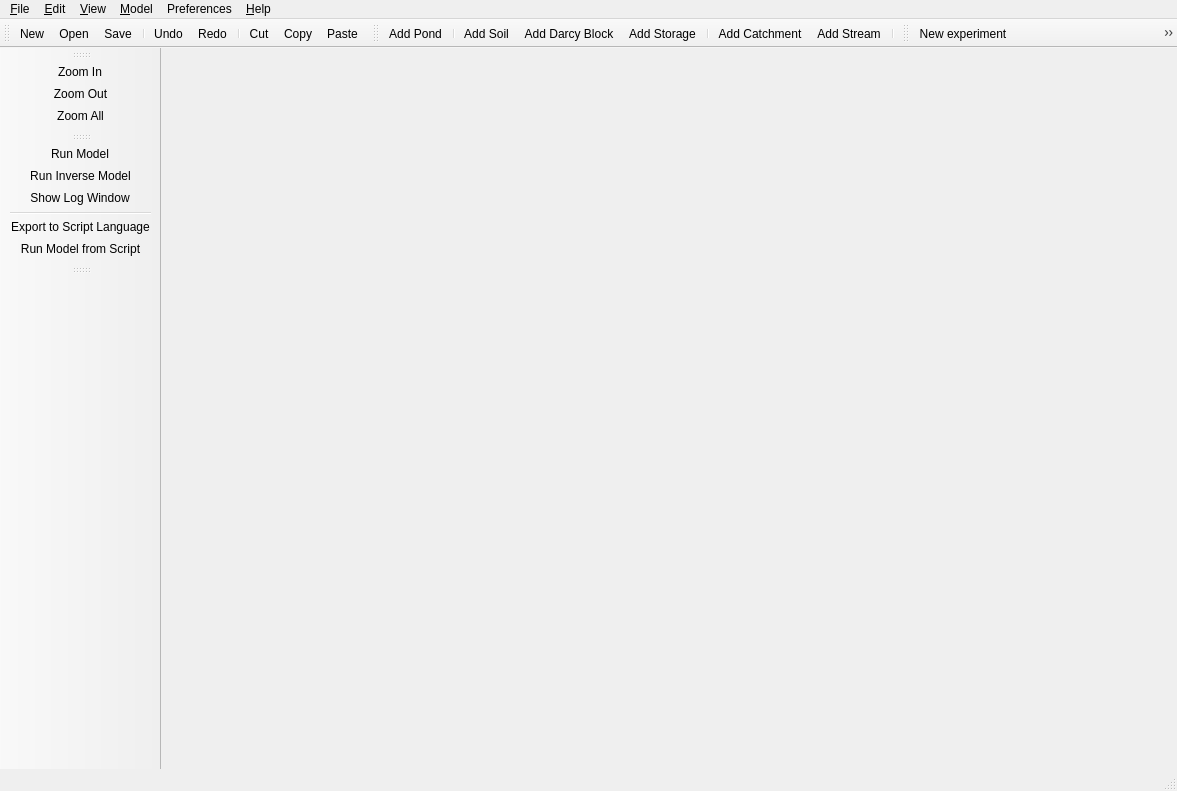
<?xml version="1.0" encoding="UTF-8"?>
<ui version="4.0">
 <class>MainWindow</class>
 <widget class="QMainWindow" name="MainWindow">
  <property name="windowModality">
   <enum>Qt::NonModal</enum>
  </property>
  <property name="geometry">
   <rect>
    <x>0</x>
    <y>0</y>
    <width>1177</width>
    <height>791</height>
   </rect>
  </property>
  <property name="sizePolicy">
   <sizepolicy hsizetype="Expanding" vsizetype="Expanding">
    <horstretch>0</horstretch>
    <verstretch>0</verstretch>
   </sizepolicy>
  </property>
  <property name="mouseTracking">
   <bool>true</bool>
  </property>
  <property name="windowTitle">
   <string>Green Infrastructure Flexible Model (GIFMod)</string>
  </property>
  <property name="windowIcon">
   <iconset>
    <normaloff>Icons/GIFMod.ico</normaloff>Icons/GIFMod.ico</iconset>
  </property>
  <property name="windowOpacity">
   <double>1.000000000000000</double>
  </property>
  <property name="toolTipDuration">
   <number>1</number>
  </property>
  <property name="iconSize">
   <size>
    <width>30</width>
    <height>30</height>
   </size>
  </property>
  <property name="documentMode">
   <bool>false</bool>
  </property>
  <property name="tabShape">
   <enum>QTabWidget::Rounded</enum>
  </property>
  <property name="unifiedTitleAndToolBarOnMac">
   <bool>false</bool>
  </property>
  <widget class="QWidget" name="centralWidget"/>
  <widget class="QMenuBar" name="menuBar">
   <property name="geometry">
    <rect>
     <x>0</x>
     <y>0</y>
     <width>1177</width>
     <height>21</height>
    </rect>
   </property>
   <widget class="QMenu" name="menu_File">
    <property name="title">
     <string>&amp;File</string>
    </property>
    <addaction name="action_New"/>
    <addaction name="action_Open"/>
    <addaction name="action_Save"/>
    <addaction name="actionSave_As"/>
    <addaction name="separator"/>
    <addaction name="actionClear_Reaction_Network"/>
    <addaction name="actionLoad_Reaction_Network"/>
    <addaction name="actionSave_Reaction_Network"/>
    <addaction name="separator"/>
    <addaction name="actionE_xit"/>
   </widget>
   <widget class="QMenu" name="menu_Help">
    <property name="title">
     <string>&amp;Help</string>
    </property>
    <addaction name="actionContact_Us"/>
    <addaction name="actionAbout"/>
   </widget>
   <widget class="QMenu" name="menu_Edit">
    <property name="title">
     <string>&amp;Edit</string>
    </property>
    <addaction name="action_Undo"/>
    <addaction name="action_Redo"/>
    <addaction name="separator"/>
    <addaction name="actionSelect_All"/>
    <addaction name="separator"/>
    <addaction name="action_Cut"/>
    <addaction name="action_Copy"/>
    <addaction name="action_Paste"/>
   </widget>
   <widget class="QMenu" name="menu_Window">
    <property name="title">
     <string>&amp;View</string>
    </property>
    <addaction name="actionZoom_In"/>
    <addaction name="actionZoom_Out"/>
    <addaction name="actionZoom_All"/>
    <addaction name="separator"/>
    <addaction name="action_Select"/>
    <addaction name="action_Pan"/>
    <addaction name="separator"/>
    <addaction name="actionlogWindow"/>
   </widget>
   <widget class="QMenu" name="menu_Model">
    <property name="title">
     <string>&amp;Model</string>
    </property>
    <widget class="QMenu" name="menuAdd_Block">
     <property name="title">
      <string>Block</string>
     </property>
     <addaction name="actionAdd_Pond"/>
     <addaction name="actionAdd_Soil"/>
     <addaction name="actionAdd_Catchment_Area"/>
     <addaction name="actionAdd_Darcy_Block"/>
     <addaction name="actionAdd_Stora_ge"/>
     <addaction name="actionAdd_St_ream"/>
    </widget>
    <addaction name="menuAdd_Block"/>
    <addaction name="actionReactions"/>
    <addaction name="separator"/>
    <addaction name="actionRun_Model"/>
    <addaction name="actionExport_to_Script_Language"/>
   </widget>
   <widget class="QMenu" name="menuPreferences">
    <property name="title">
     <string>Preferences</string>
    </property>
    <addaction name="actionProjectSetting"/>
    <addaction name="actionClimateSetting"/>
    <addaction name="actionSolverSetting"/>
   </widget>
   <addaction name="menu_File"/>
   <addaction name="menu_Edit"/>
   <addaction name="menu_Window"/>
   <addaction name="menu_Model"/>
   <addaction name="menuPreferences"/>
   <addaction name="menu_Help"/>
  </widget>
  <widget class="QToolBar" name="mainToolBar">
   <property name="mouseTracking">
    <bool>true</bool>
   </property>
   <property name="windowOpacity">
    <double>1.000000000000000</double>
   </property>
   <attribute name="toolBarArea">
    <enum>TopToolBarArea</enum>
   </attribute>
   <attribute name="toolBarBreak">
    <bool>false</bool>
   </attribute>
   <addaction name="action_New"/>
   <addaction name="action_Open"/>
   <addaction name="action_Save"/>
   <addaction name="separator"/>
   <addaction name="action_Undo"/>
   <addaction name="action_Redo"/>
   <addaction name="separator"/>
   <addaction name="action_Cut"/>
   <addaction name="action_Copy"/>
   <addaction name="action_Paste"/>
  </widget>
  <widget class="QStatusBar" name="statusBar"/>
  <widget class="QToolBar" name="toolBar">
   <property name="windowTitle">
    <string>toolBar</string>
   </property>
   <attribute name="toolBarArea">
    <enum>TopToolBarArea</enum>
   </attribute>
   <attribute name="toolBarBreak">
    <bool>false</bool>
   </attribute>
   <addaction name="actionAdd_Pond"/>
   <addaction name="separator"/>
   <addaction name="actionAdd_Soil"/>
   <addaction name="actionAdd_Darcy_Block"/>
   <addaction name="actionAdd_Stora_ge"/>
   <addaction name="separator"/>
   <addaction name="actionAdd_Catchment_Area"/>
   <addaction name="actionAdd_St_ream"/>
   <addaction name="separator"/>
  </widget>
  <widget class="QToolBar" name="toolBar_2">
   <property name="windowTitle">
    <string>toolBar_2</string>
   </property>
   <attribute name="toolBarArea">
    <enum>LeftToolBarArea</enum>
   </attribute>
   <attribute name="toolBarBreak">
    <bool>false</bool>
   </attribute>
   <addaction name="actionZoom_In"/>
   <addaction name="actionZoom_Out"/>
   <addaction name="actionZoom_All"/>
  </widget>
  <widget class="QToolBar" name="toolBar_4">
   <property name="enabled">
    <bool>true</bool>
   </property>
   <property name="windowTitle">
    <string>toolBar_4</string>
   </property>
   <attribute name="toolBarArea">
    <enum>LeftToolBarArea</enum>
   </attribute>
   <attribute name="toolBarBreak">
    <bool>false</bool>
   </attribute>
   <addaction name="actionRun_Model"/>
   <addaction name="actionRun_Inverse_Model"/>
   <addaction name="actionlogWindow"/>
   <addaction name="separator"/>
   <addaction name="actionExport_to_Script_Language"/>
   <addaction name="actionRun_Model_from_Script"/>
  </widget>
  <widget class="QToolBar" name="experimentsToolbar">
   <property name="windowTitle">
    <string>experimentsToolbar</string>
   </property>
   <attribute name="toolBarArea">
    <enum>TopToolBarArea</enum>
   </attribute>
   <attribute name="toolBarBreak">
    <bool>false</bool>
   </attribute>
   <addaction name="actionNewExperiment"/>
   <addaction name="actionCopyFromCurrentExperiment"/>
   <addaction name="separator"/>
  </widget>
  <widget class="QToolBar" name="toolBar_3">
   <property name="windowTitle">
    <string>toolBar_3</string>
   </property>
   <attribute name="toolBarArea">
    <enum>LeftToolBarArea</enum>
   </attribute>
   <attribute name="toolBarBreak">
    <bool>false</bool>
   </attribute>
  </widget>
  <action name="action_New">
   <property name="icon">
    <iconset>
     <normaloff>Icons/Document-Blank-icon.png</normaloff>Icons/Document-Blank-icon.png</iconset>
   </property>
   <property name="text">
    <string>&amp;New</string>
   </property>
  </action>
  <action name="action_Open">
   <property name="icon">
    <iconset>
     <normaloff>Icons/open.png</normaloff>
     <normalon>Icons/open.ico</normalon>Icons/open.png</iconset>
   </property>
   <property name="text">
    <string>&amp;Open</string>
   </property>
   <property name="shortcut">
    <string>Ctrl+O</string>
   </property>
  </action>
  <action name="action_Save">
   <property name="icon">
    <iconset>
     <normaloff>Icons/Save.png</normaloff>Icons/Save.png</iconset>
   </property>
   <property name="text">
    <string>&amp;Save</string>
   </property>
   <property name="shortcut">
    <string>Ctrl+S</string>
   </property>
  </action>
  <action name="actionSave_As">
   <property name="text">
    <string>Save &amp;As</string>
   </property>
  </action>
  <action name="actionE_xit">
   <property name="text">
    <string>E&amp;xit</string>
   </property>
  </action>
  <action name="action_Undo">
   <property name="icon">
    <iconset>
     <normaloff>Icons/undo.png</normaloff>Icons/undo.png</iconset>
   </property>
   <property name="text">
    <string>&amp;Undo</string>
   </property>
   <property name="shortcut">
    <string>Ctrl+Z</string>
   </property>
  </action>
  <action name="action_Redo">
   <property name="icon">
    <iconset>
     <normaloff>Icons/1439255778_Redo.png</normaloff>Icons/1439255778_Redo.png</iconset>
   </property>
   <property name="text">
    <string>&amp;Redo</string>
   </property>
  </action>
  <action name="action_Cut">
   <property name="icon">
    <iconset>
     <normaloff>Icons/cut-icon.png</normaloff>Icons/cut-icon.png</iconset>
   </property>
   <property name="text">
    <string>C&amp;ut</string>
   </property>
  </action>
  <action name="action_Copy">
   <property name="icon">
    <iconset>
     <normaloff>Icons/copy.png</normaloff>Icons/copy.png</iconset>
   </property>
   <property name="text">
    <string>&amp;Copy</string>
   </property>
   <property name="shortcut">
    <string>Ctrl+C</string>
   </property>
  </action>
  <action name="action_Paste">
   <property name="icon">
    <iconset>
     <normaloff>Icons/Paste.png</normaloff>Icons/Paste.png</iconset>
   </property>
   <property name="text">
    <string>&amp;Paste</string>
   </property>
   <property name="shortcut">
    <string>Ctrl+V</string>
   </property>
  </action>
  <action name="action_Select">
   <property name="checkable">
    <bool>true</bool>
   </property>
   <property name="checked">
    <bool>true</bool>
   </property>
   <property name="icon">
    <iconset>
     <normaloff>Icons/arrow.png</normaloff>Icons/arrow.png</iconset>
   </property>
   <property name="text">
    <string>&amp;Select</string>
   </property>
  </action>
  <action name="actionSelect_All">
   <property name="text">
    <string>Select &amp;All</string>
   </property>
  </action>
  <action name="actionZoom_In">
   <property name="icon">
    <iconset>
     <normaloff>Icons/zoom_in.png</normaloff>Icons/zoom_in.png</iconset>
   </property>
   <property name="text">
    <string>Zoom &amp;In</string>
   </property>
  </action>
  <action name="actionZoom_Out">
   <property name="icon">
    <iconset>
     <normaloff>Icons/zoom_out.png</normaloff>Icons/zoom_out.png</iconset>
   </property>
   <property name="text">
    <string>Zoom &amp;Out</string>
   </property>
  </action>
  <action name="action_Pan">
   <property name="checkable">
    <bool>true</bool>
   </property>
   <property name="icon">
    <iconset>
     <normaloff>Icons/pan-icon.gif</normaloff>Icons/pan-icon.gif</iconset>
   </property>
   <property name="text">
    <string>&amp;Pan</string>
   </property>
  </action>
  <action name="actionContact_Us">
   <property name="text">
    <string>Contact &amp;Us</string>
   </property>
  </action>
  <action name="actionAdd_Pond">
   <property name="icon">
    <iconset>
     <normaloff>Icons/Pond.png</normaloff>Icons/Pond.png</iconset>
   </property>
   <property name="text">
    <string>Add &amp;Pond</string>
   </property>
  </action>
  <action name="actionAdd_Soil">
   <property name="icon">
    <iconset>
     <normaloff>Icons/isometric_sand_block_icon__hd__by_memoryleakxxx-d8e3mwa.png</normaloff>Icons/isometric_sand_block_icon__hd__by_memoryleakxxx-d8e3mwa.png</iconset>
   </property>
   <property name="text">
    <string>Add &amp;Soil</string>
   </property>
  </action>
  <action name="actionAdd_Connector">
   <property name="checkable">
    <bool>true</bool>
   </property>
   <property name="icon">
    <iconset>
     <normaloff>Icons/draw-connector.png</normaloff>Icons/draw-connector.png</iconset>
   </property>
   <property name="text">
    <string>Interface</string>
   </property>
  </action>
  <action name="actionZoom_All">
   <property name="icon">
    <iconset>
     <normaloff>Icons/Full_screen_view.png</normaloff>Icons/Full_screen_view.png</iconset>
   </property>
   <property name="text">
    <string>Zoom &amp;All</string>
   </property>
  </action>
  <action name="actionlogWindow">
   <property name="checkable">
    <bool>true</bool>
   </property>
   <property name="icon">
    <iconset>
     <normaloff>Icons/log_icon.png</normaloff>Icons/log_icon.png</iconset>
   </property>
   <property name="text">
    <string>Show Log Window</string>
   </property>
   <property name="shortcut">
    <string>Ctrl+L</string>
   </property>
  </action>
  <action name="actionAdd_Catchment_Area">
   <property name="icon">
    <iconset>
     <normaloff>Icons/catchment.png</normaloff>Icons/catchment.png</iconset>
   </property>
   <property name="text">
    <string>Add Catchment</string>
   </property>
  </action>
  <action name="actionAdd_Darcy_Block">
   <property name="icon">
    <iconset>
     <normaloff>Icons/Darcy.png</normaloff>Icons/Darcy.png</iconset>
   </property>
   <property name="text">
    <string>Add &amp;Darcy Block</string>
   </property>
  </action>
  <action name="actionAdd_Stora_ge">
   <property name="icon">
    <iconset>
     <normaloff>Icons/Storage.png</normaloff>Icons/Storage.png</iconset>
   </property>
   <property name="text">
    <string>Add Stora&amp;ge</string>
   </property>
  </action>
  <action name="actionAdd_St_ream">
   <property name="icon">
    <iconset>
     <normaloff>Icons/Stream.png</normaloff>Icons/Stream.png</iconset>
   </property>
   <property name="text">
    <string>Add St&amp;ream</string>
   </property>
  </action>
  <action name="actionDeterministic">
   <property name="text">
    <string>Deterministic</string>
   </property>
  </action>
  <action name="actionBayesian">
   <property name="text">
    <string>Bayesian</string>
   </property>
  </action>
  <action name="actionSoil">
   <property name="text">
    <string>Soil</string>
   </property>
  </action>
  <action name="actionDarcy">
   <property name="text">
    <string>Darcy</string>
   </property>
  </action>
  <action name="actionStream">
   <property name="text">
    <string>Stream</string>
   </property>
  </action>
  <action name="actionSoil_2">
   <property name="text">
    <string>Soil</string>
   </property>
  </action>
  <action name="actionDarcy_2">
   <property name="text">
    <string>Darcy</string>
   </property>
  </action>
  <action name="actionCatchment_2">
   <property name="text">
    <string>Catchment</string>
   </property>
  </action>
  <action name="actionStream_2">
   <property name="text">
    <string>Stream</string>
   </property>
  </action>
  <action name="actionSolverSetting">
   <property name="text">
    <string>&amp;Solver setting</string>
   </property>
  </action>
  <action name="actionParticulate_Phase">
   <property name="text">
    <string>Particulate Phase</string>
   </property>
  </action>
  <action name="actionConstituents">
   <property name="text">
    <string>Constituents</string>
   </property>
  </action>
  <action name="actionReactions">
   <property name="text">
    <string>Reactions</string>
   </property>
  </action>
  <action name="actionRun_Model">
   <property name="icon">
    <iconset>
     <normaloff>Icons/gear_run.png</normaloff>
     <normalon>Icons/gear_run.png</normalon>Icons/gear_run.png</iconset>
   </property>
   <property name="text">
    <string>Run Model</string>
   </property>
   <property name="shortcut">
    <string>F5</string>
   </property>
  </action>
  <action name="actionLoad_Reaction_Network">
   <property name="text">
    <string>Load Reaction Network</string>
   </property>
  </action>
  <action name="actionSave_Reaction_Network">
   <property name="text">
    <string>Save Reaction Network</string>
   </property>
   <property name="toolTip">
    <string>Save Reaction Network</string>
   </property>
  </action>
  <action name="actionClear_Reaction_Network">
   <property name="text">
    <string>Clear Reaction Network</string>
   </property>
  </action>
  <action name="actionRun_Model_from_Script">
   <property name="icon">
    <iconset>
     <normaloff>Icons/runScript.png</normaloff>Icons/runScript.png</iconset>
   </property>
   <property name="text">
    <string>Run Model from Script</string>
   </property>
  </action>
  <action name="action_Hydraulic_Outputs">
   <property name="text">
    <string>&amp;Hydraulic Outputs</string>
   </property>
  </action>
  <action name="actionExport_to_Script_Language">
   <property name="icon">
    <iconset>
     <normaloff>Icons/generate script.png</normaloff>Icons/generate script.png</iconset>
   </property>
   <property name="text">
    <string>Export to &amp;Script Language</string>
   </property>
  </action>
  <action name="actionAbout">
   <property name="text">
    <string>About WQVers</string>
   </property>
  </action>
  <action name="actionRun_Inverse_Model">
   <property name="icon">
    <iconset>
     <normaloff>Icons/backwards-running.ico</normaloff>Icons/backwards-running.ico</iconset>
   </property>
   <property name="text">
    <string>Run Inverse Model</string>
   </property>
  </action>
  <action name="actionNewExperiment">
   <property name="icon">
    <iconset>
     <normaloff>Icons/experiment2.ico</normaloff>Icons/experiment2.ico</iconset>
   </property>
   <property name="text">
    <string>New experiment</string>
   </property>
   <property name="toolTip">
    <string>New experiment</string>
   </property>
  </action>
  <action name="actionCopyFromCurrentExperiment">
   <property name="icon">
    <iconset>
     <normaloff>Icons/experiment1.ico</normaloff>Icons/experiment1.ico</iconset>
   </property>
   <property name="text">
    <string>Copy from current experiment</string>
   </property>
  </action>
  <action name="actionProjectSetting">
   <property name="text">
    <string>&amp;Project setting</string>
   </property>
  </action>
  <action name="actionClimateSetting">
   <property name="text">
    <string>&amp;Climate setting</string>
   </property>
  </action>
 </widget>
 <layoutdefault spacing="6" margin="11"/>
 <resources/>
 <connections/>
</ui>
